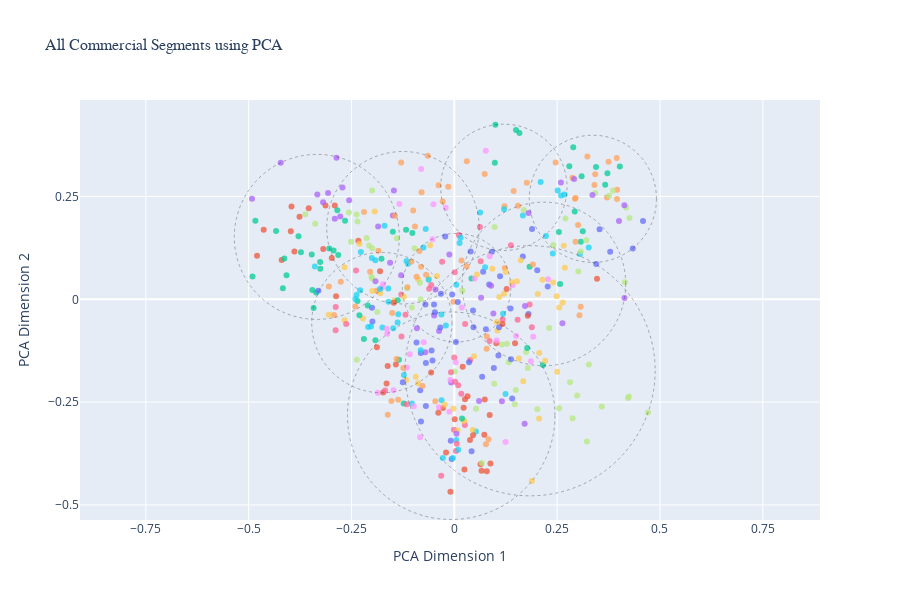

Write notebook code for a chart like this one.
### Code cell
import plotly.express as px

# Find clusters using KMeans
kmeans = KMeans(n_clusters=9, random_state=0).fit(vis_dims_2d_pca)
labels = kmeans.labels_

# Create a new list of segments with the 2D embeddings
segments = list(
    map(
        lambda segment, vis_dim: {**segment, "embedding": vis_dim},
        segments,
        vis_dims_2d_pca,
    )
)

fig = px.scatter(
    segments,
    x=[segment["embedding"][0] for segment in segments],
    y=[segment["embedding"][1] for segment in segments],
    color=[segment["videoName"] for segment in segments],
    hover_name=[segment["videoName"] for segment in segments],
    hover_data=["startSec", "endSec", "offset"],
    title="All Commercial Segments using PCA",
    labels={"x": "PCA Dimension 1", "y": "PCA Dimension 2"},
    width=900,
    height=600,
    opacity=0.75,
)

fig.layout.xaxis.scaleanchor = "y"
fig.layout.yaxis.scaleanchor = "x"
fig.layout.xaxis.scaleratio = 1
fig.layout.yaxis.scaleratio = 1
fig.layout.xaxis.dtick = 0.25
fig.layout.yaxis.dtick = 0.25
fig.layout.legend = dict(
    title_text="Embedding Type",
    font=dict(size=10, family="Arial, sans-serif"),
)
fig.layout.title.font = dict(
    size=16,
    family="Arial, sans-serif",
)
fig.layout.showlegend = False

# Add circles around clusters
for cluster in np.unique(labels):
    cluster_points = vis_dims_2d_pca[labels == cluster]
    center = cluster_points.mean(axis=0)
    radius = np.linalg.norm(cluster_points - center, axis=1).max()
    # Define circle bounds (Plotly circles use bounding box)
    x0, y0 = center - radius
    x1, y1 = center + radius
    fig.add_shape(
        type="circle",
        xref="x",
        yref="y",
        x0=x0,
        y0=y0,
        x1=x1,
        y1=y1,
        opacity=0.3,
        line=dict(
            color="black",
            width=1,
            dash="dot",  # Optional: change to "solid", "dash", etc. for different styles
        ),
        fillcolor="rgba(0,0,0,0)",
    )

fig.show()
